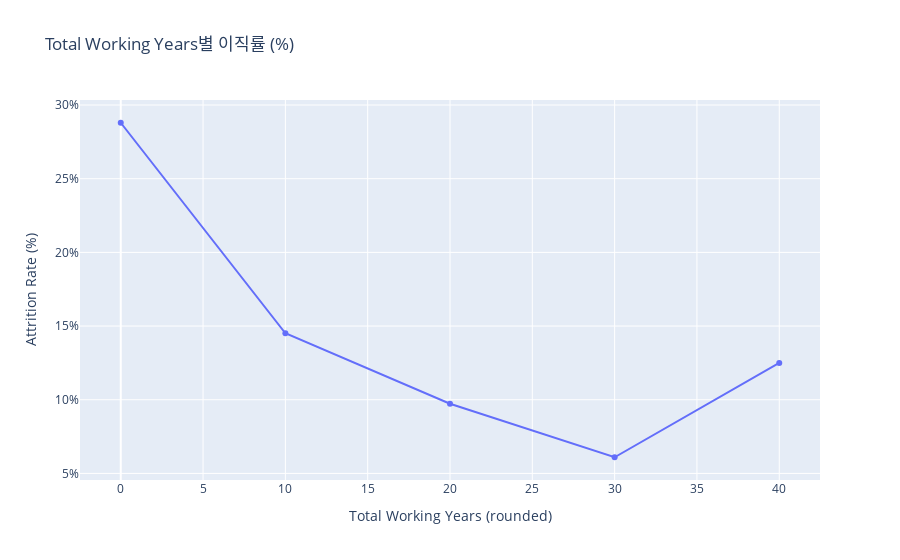

Notebook cell for this chart:
### Code cell
df_total = data.copy()
df_total['TotalWorkingYears'] = round(df_total['TotalWorkingYears'], -1)  # 0, 5, 10, ...


total_counts = df_total.groupby('TotalWorkingYears').size().reset_index(name='Total')
yes_counts = df_total[df_total['Attrition'] == 'Yes'].groupby('TotalWorkingYears').size().reset_index(name='Yes')


merge_total = pd.merge(total_counts, yes_counts, on='TotalWorkingYears', how='left').fillna(0)
merge_total['Attrition_Rate'] = (merge_total['Yes'] / merge_total['Total']) * 100

fig = px.line(
    merge_total,
    x='TotalWorkingYears',
    y='Attrition_Rate',
    markers=True,
    title='Total Working Years별 이직률 (%)',
    labels={'Attrition_Rate': 'Attrition Rate (%)'}
)
fig.update_traces(text=merge_total['Attrition_Rate'].round(1), textposition="top center")
fig.update_layout(
    yaxis_ticksuffix="%",
    xaxis_title="Total Working Years (rounded)",
    yaxis_title="Attrition Rate (%)"
)
fig.show()

### Figure 1 — Plotly figure (JSON) as saved in the notebook; plotly's stock layout.template omitted (floating-point values rounded to 4 significant figures)
{"data": [{"hovertemplate": "TotalWorkingYears=%{x}<br>Attrition Rate (%)=%{y}<extra></extra>", "legendgroup": "", "line": {"color": "#636efa", "dash": "solid"}, "marker": {"symbol": "circle"}, "mode": "lines+markers", "name": "", "orientation": "v", "showlegend": false, "text": [28.8, 14.5, 9.7, 6.1, 12.5], "textposition": "top center", "type": "scatter", "x": [0, 10, 20, 30, 40], "xaxis": "x", "y": [28.8, 14.51, 9.732, 6.098, 12.5], "yaxis": "y"}], "layout": {"legend": {"tracegroupgap": 0}, "title": {"text": "Total Working Years별 이직률 (%)"}, "xaxis": {"anchor": "y", "domain": [0, 1], "title": {"text": "Total Working Years (rounded)"}}, "yaxis": {"anchor": "x", "domain": [0, 1], "ticksuffix": "%", "title": {"text": "Attrition Rate (%)"}}}}
